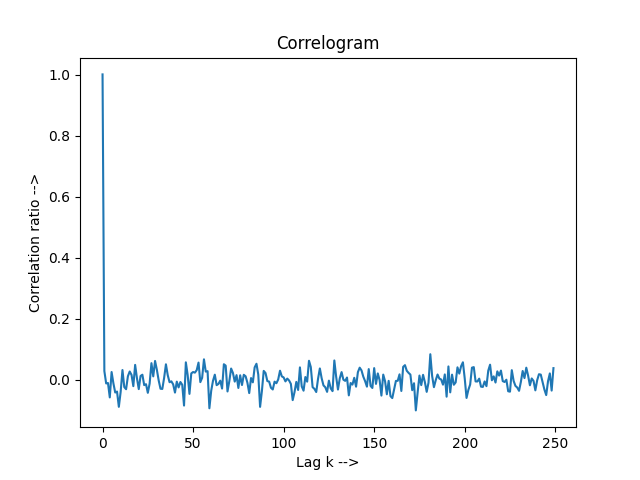

Write the Python code that produced this figure.
from math import sqrt
import matplotlib.pyplot as plt

def lagkcorrelation(k, data, n):
	x_mean = sum(data[:n-1]) / (n-1)
	y_mean = sum(data[1:n]) / (n-1)
	numerator = sum([(data[i] - x_mean) * (data[i+k] - y_mean) for i in range(n-k)])
	denominator = sqrt(sum([(x - x_mean)**2 for x in data[:n-1]]) * sum([(y - y_mean)**2 for y in data[1:n]]))
	return numerator / denominator

data = []
for line in open('out/2_data.txt'):
	data.append(float(line))
n = len(data)
print("Number of data points:", n)
num_batches = 31

if (n // 4 < n // num_batches):
	print("Sample more data!")
	exit()
else:
	print("Sample size is sufficient.")

plot_data = []
for k in range(n // num_batches):
	plot_data.append(lagkcorrelation(k, data, n))

plt.plot(plot_data)
plt.xlabel('Lag k -->')
plt.ylabel('Correlation ratio -->')
plt.title('Correlogram')
plt.savefig('out/3_correlogram.png')
print("Correlogram saved as correlogram.png")
print("------------------------------------------------")

b = min(range(len(plot_data)), key=lambda i: abs(plot_data[i]))
print("Best batch size:", b, "with correlation ratio:", plot_data[b])

all_batches = []
for i in range(n // b):
	all_batches.append(data[i * b:(i+1) * b])
print("Number of all batches:", len(all_batches))
batches = all_batches[1:31]
print("Number of batches:", len(batches))

def averages(batches, batch_size):
	return [sum(batch) / batch_size for batch in batches]

Mean = sum(averages(batches, b)) / len(batches)
print("Mean:", Mean)
StdDev = sqrt(sum([(x - Mean)**2 for x in averages(batches, b)]) / len(batches))
print("Standard deviation:", StdDev)
print("Confidence interval: [", Mean - 1.96 * StdDev / sqrt(len(batches)), ",", Mean + 1.96 * StdDev / sqrt(len(batches)), "]")
print("------------------------------------------------")

b = min(range(len(plot_data) // 3 * 2), key=lambda i: abs(plot_data[i]))
print("Best batch size in 2/3 of correlogram:", b, "with correlation ratio:", plot_data[b])
all_batches = []
for i in range(n // b):
	all_batches.append(data[i * b:(i+1) * b])
limit = len(all_batches)
print("number of all batches:", limit)
num_batches = 5
while True:
	batches = all_batches[:num_batches]
	Mean = sum(averages(batches, b)) / len(batches)
	StdDev = sqrt(sum([(x - Mean)**2 for x in averages(batches, b)]) / len(batches))
	ConfIntWidth = 2 * 1.96 * StdDev / sqrt(len(batches))
	if (ConfIntWidth <= 0.1 * Mean):
		break
	num_batches = int((ConfIntWidth / (0.1 * Mean))**2 * num_batches)
	if num_batches > limit:
		print("Sample more data!")
		break
print("Number of batches:", num_batches, "(", len(batches), ")")
print("Mean time of a machine being broken:", Mean)
print("------------------------------------------------")

def calculate_integer_product(x, y):
	product = x * y
	if product.is_integer():
		return int(product)
	else:
		return int(product) + 1
observations = []
for batch in batches:
	for observation in batch:
		observations.append(observation)
print("Number of observations:", len(observations))
sorted_observations = sorted(observations)
print("95th percentile:", sorted_observations[calculate_integer_product(0.95, len(observations))])
